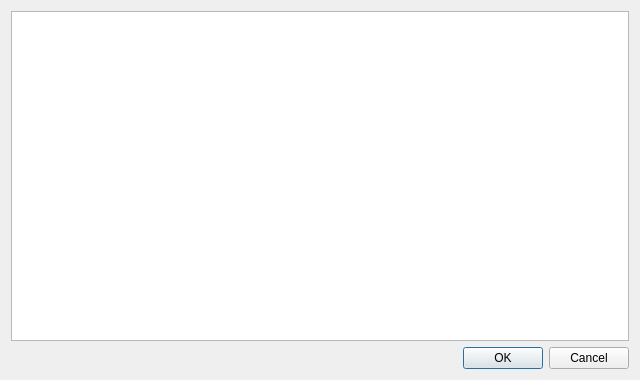
<?xml version="1.0" encoding="UTF-8"?>
<ui version="4.0">
 <class>DialogNamedPositionList</class>
 <widget class="QDialog" name="DialogNamedPositionList">
  <property name="geometry">
   <rect>
    <x>0</x>
    <y>0</y>
    <width>640</width>
    <height>380</height>
   </rect>
  </property>
  <property name="windowTitle">
   <string>坐标点管理</string>
  </property>
  <layout class="QVBoxLayout" name="verticalLayout">
   <item>
    <widget class="QTableView" name="tableView">
     <property name="editTriggers">
      <set>QAbstractItemView::NoEditTriggers</set>
     </property>
     <property name="selectionBehavior">
      <enum>QAbstractItemView::SelectRows</enum>
     </property>
    </widget>
   </item>
   <item>
    <widget class="QDialogButtonBox" name="buttonBox">
     <property name="standardButtons">
      <set>QDialogButtonBox::Cancel|QDialogButtonBox::Ok</set>
     </property>
    </widget>
   </item>
  </layout>
  <action name="actionAdd">
   <property name="text">
    <string>添加</string>
   </property>
  </action>
  <action name="actionRemove">
   <property name="text">
    <string>删除</string>
   </property>
  </action>
  <action name="actionModify">
   <property name="text">
    <string>修改</string>
   </property>
  </action>
  <action name="actionMove">
   <property name="text">
    <string>移动到此为止</string>
   </property>
  </action>
  <action name="actionLoad">
   <property name="text">
    <string>设为上料位置</string>
   </property>
  </action>
 </widget>
 <resources/>
 <connections>
  <connection>
   <sender>buttonBox</sender>
   <signal>accepted()</signal>
   <receiver>DialogNamedPositionList</receiver>
   <slot>accept()</slot>
   <hints>
    <hint type="sourcelabel">
     <x>208</x>
     <y>370</y>
    </hint>
    <hint type="destinationlabel">
     <x>319</x>
     <y>189</y>
    </hint>
   </hints>
  </connection>
  <connection>
   <sender>buttonBox</sender>
   <signal>rejected()</signal>
   <receiver>DialogNamedPositionList</receiver>
   <slot>reject()</slot>
   <hints>
    <hint type="sourcelabel">
     <x>208</x>
     <y>370</y>
    </hint>
    <hint type="destinationlabel">
     <x>199</x>
     <y>149</y>
    </hint>
   </hints>
  </connection>
 </connections>
</ui>
